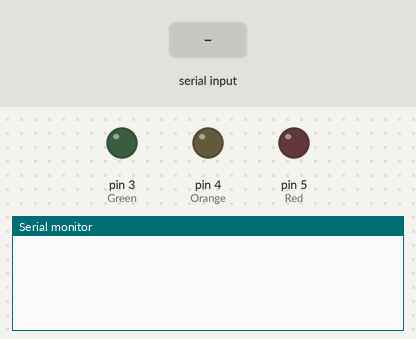
A sketch run on a simulated Arduino Uno, built with avr-gcc and run on an emulated ATmega328P. Shown: output pins drawn as LEDs (lit = HIGH), the last lines printed to the serial monitor. The test bench sets the inputs (shaded band).

Above: at 1.2 s.
1.3 s: "green\n" received over Serial
At 3.5 s:
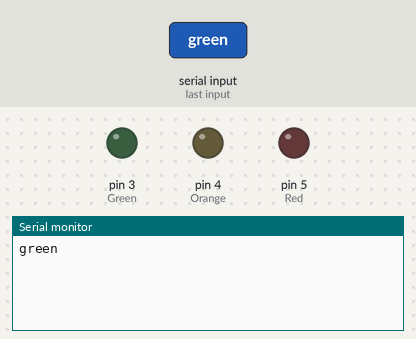
3.8 s: "green off\n" received over Serial
At 5.6 s:
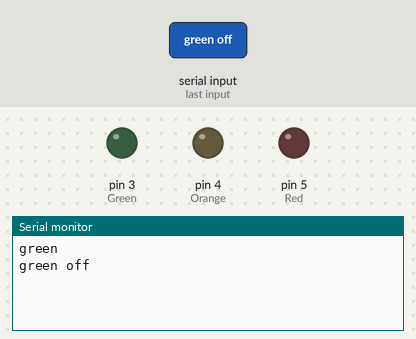
6.3 s: "orange\n" received over Serial
At 8.6 s:
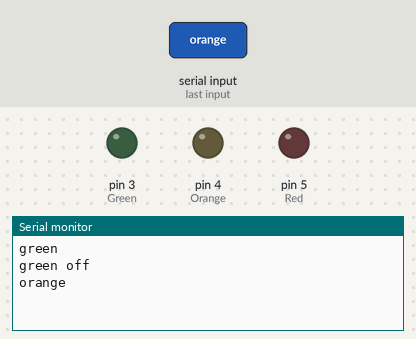

The sketch:

Hc05_voice.ino
```cpp
// define led pins
int Green = 3;// green led
int Orange = 4;//orange led
int Red = 5;//red led

void setup() {
  Serial.begin(9600);
  pinMode(Green,OUTPUT);
  pinMode(Orange,OUTPUT);
  pinMode(Red,OUTPUT);


}


char c;
String voice;

void loop() {
  if (Serial.available()>0)
  {
    voice="";
    voice=Serial.readString();
    Serial.print(voice+'\n');
  }

  if(voice=="green")// Check if word said is green
  {
    digitalWrite(Green,HIGH);//Turn green led on
  } else if(voice=="green off")
  {
    digitalWrite(Green,LOW);//Turn green led off
  }

    if(voice=="orange")
  {
    digitalWrite(Orange,HIGH);//Turn orange led on
  } else if(voice=="Orange off")
  {
    digitalWrite(Orange,LOW);////Turn orange led off
  }


  if(voice=="red")
  {
    digitalWrite(Red,HIGH);////Turn red led on
  } else if(voice=="read off")
  {
    digitalWrite(Red,LOW);//Turn ree led off
  }

}
```

Measured:
- after the input at 1.3 s, the serial monitor: prints a new line after 1.0 s (image 1)
- after the input at 3.8 s, the serial monitor: prints a new line after 1.0 s (image 2)
- after the input at 6.3 s, the serial monitor: prints a new line after 1.0 s (image 3)
